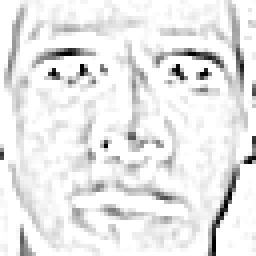
#> input picture Submission/Code/src/tasks/100/100/image-cc-1-8.png, 64 x 64 px, given as the content of the folder E:/projects/workspace/1000/1000, which was not available (shown 4 times larger); the run also reads 2 pictures not shown here
$ python task1_test.py
#> lines starting #> are read from the running program, lines starting #| are printed output that depends on the picture; pictures that were not available may be replaced by others from this repository, and a replacement may not be noted
### Submission/Code/src/tasks/utils/image_reader.py
import logging
import os
from datetime import datetime
from types import GetSetDescriptorType
import cv2
from .image import Image
import re
import concurrent.futures
import time

logger = logging.getLogger(__name__)
logging.basicConfig(filename="logs/logs.log", filemode="w", level=logging.DEBUG, format='%(asctime)s - %(name)s - %(levelname)s - %(message)s', datefmt='%m/%d/%Y %H:%M:%S')

'''
This class is responsible for reading images from disk.

'''
class ImageReader:
    image_filename_regex = r'image-[a-z0-9]*-\d*-\d*.png'

    def __init__(self):
        pass

    def sampleID(self, fileName):
        return(fileName[-5:])

    def get_image(self, folder_path, image_type, subject_id, image_id):
        image_filename = f"image-{image_type}-{subject_id}-{image_id}.png"
        image_filepath = os.path.join(folder_path, image_filename)
        logger.info(f"Reading image at filepath {image_filepath}")
        image_matrix = cv2.imread(image_filepath, cv2.IMREAD_GRAYSCALE)
        if image_matrix is None:
            raise Exception(f"Could not read image with the filepath {image_filepath}")
        image = Image(image_filename, image_matrix, subject_id, image_id, image_type, image_filepath)
        logger.debug(image.__str__())
        return image


    def get_image_util(self, image_metadata):
        folder_path = image_metadata['folder_path']
        image_type = image_metadata['image_type']
        subject_id = image_metadata['subject_id']
        image_id = image_metadata['image_id']
        return self.get_image(folder_path, image_type, subject_id, image_id)

    # [7 lines of commented-out code are left out]

    def parse_image_filename(self, image_filename):
        tokens = image_filename.split('-')
        image_type = tokens[1]
        subject_id = int(tokens[2])
        if ".png" in tokens[3]:
            image_id = int(tokens[3][:-4]) # Remove the .png
        else:
            image_id = tokens[3]
        return image_type, subject_id, image_id

    # [27 lines left out: functions get_images_by_subjects, get_images_by_type, not called in this run]

    # [18 lines of commented-out code are left out]

    def get_all_images_in_folder(self, folder_path,isQuery=False):

#> called with folder_path = 'E:\\projects\\workspace\\1000\\1000', isQuery = False
        logger.info("Reading all the images in the folder.")
        start_time = time.time()
        if isQuery:
            image_filenames = self.get_all_images_filenames_in_query_folder(folder_path)
        else:
            image_filenames = self.get_all_images_filenames_in_folder(folder_path)
        images = []

        with concurrent.futures.ThreadPoolExecutor() as executor:
            futures = []
            for image_filename in image_filenames:
                image_type, subject_id, image_id = self.parse_image_filename(image_filename)
                image_metadata = {
                    'folder_path': folder_path,
                    'image_type': image_type,
                    'subject_id': subject_id,
                    'image_id': image_id
                }
                futures.append(executor.submit(self.get_image_util, image_metadata))
#> this loop made 1 pass
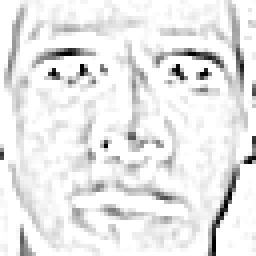
#> input picture Submission/Code/src/tasks/100/100/image-cc-1-8.png, 64 x 64 px, given as the content of the folder E:/projects/workspace/1000/1000, which was not available (shown 4 times larger)
#> after the loop, futures = 1 item


            for index, future in enumerate(futures):
                images.append(future.result())
#> after the loop, images = 1 item

        images = sorted(images, key=lambda image: (image.subject_id, image.image_id))
        print("--- %s seconds ---" % (time.time() - start_time)) # 5.11 seconds before parallelism and 2.11 seconds after parallelism to read 4800 files
        return images

    # [11 lines left out: functions get_all_image_filenames_for_one_type, get_all_image_filenames_for_one_subject, not called in this run]

    #this is for task 3 and 4 where we need to get all images for every type and every subject respectively
    def get_all_images_filenames_in_folder(self, folder_path):
        image_filenames = [image_filename for image_filename in os.listdir(folder_path) if re.search(self.image_filename_regex, image_filename)]
        image_filenames = sorted(image_filenames)
        return image_filenames

# relation between images and  subjects

    #for task 5,6,7
    def get_query_image(self, image_filepath):
        logger.info(f"Reading image at filepath {image_filepath}")
        image_matrix = cv2.imread(image_filepath, cv2.IMREAD_GRAYSCALE)
        if image_matrix is None:
            raise Exception(f"Could not read image with the filepath {image_filepath}")
        image = Image(image_filepath, image_matrix, None, None, None, image_filepath)
        logger.debug(image.__str__())
        return image

    def get_all_images_filenames_in_query_folder(self, folder_path):
        image_filenames = [image_filename for image_filename in os.listdir(folder_path)]
        image_filenames = sorted(image_filenames)
        return image_filenames

    def get_all_query_images_in_folder(self, folder_path):
        logger.info("Reading all the images in the folder.")
        start_time = time.time()

        image_filenames = self.get_all_images_filenames_in_query_folder(folder_path)
        images = []

        with concurrent.futures.ThreadPoolExecutor() as executor:
            futures = []
            for image_filename in image_filenames:
                futures.append(executor.submit(self.get_query_image, os.path.join(folder_path, image_filename)))
            for index, future in enumerate(futures):
                images.append(future.result())

        print("--- %s seconds ---" % (
        time.time() - start_time))  # 5.11 seconds before parallelism and 2.11 seconds after parallelism to read 4800 files
        return images


### Submission/Code/src/tasks/utils/feature_models/hog.py
from skimage import feature

class HistogramOfGradients:
    def __init__(self) -> None:
        pass

    def compute(self, images):
        for image in images:
            image.feature_vector = self.get_hog_fd(image.matrix)

        return images

    def get_hog_fd(self, image_matrix):
        hog_feature_descriptor, hog_image = feature.hog(image_matrix,
            orientations=9,
            pixels_per_cell=(8, 8),
            cells_per_block=(2, 2),
            visualize=True,
            block_norm="L2-Hys",
            feature_vector=True)
        hog_feature_descriptor = hog_feature_descriptor.tolist()
        return hog_feature_descriptor

### Submission/Code/src/tasks/task_helper.py
import sys

from utils.image_reader import ImageReader
import numpy as np

sys.path.append(".")

from utils.feature_models.hog import HistogramOfGradients
from utils.feature_models.elbp import ExtendedLocalBinaryPattern
from utils.feature_models.cm import ColorMoments


from utils.dimensionality_reduction.kmeans import KMeans
from utils.dimensionality_reduction.lda import LatentDirichletAllocation
from utils.dimensionality_reduction.svd import SingularValueDecomposition
from utils.dimensionality_reduction.pca import PrincipalComponentAnalysis
from utils.constants import *

class TaskHelper:
    def __init__(self) -> None:
        pass

    def compute_feature_vectors(self, feature_model, images):
        if feature_model == COLOR_MOMENTS:
            return ColorMoments().compute(images)
        elif feature_model == EXTENDED_LBP:
            return ExtendedLocalBinaryPattern().compute(images)
        elif feature_model == HISTOGRAM_OF_GRADIENTS:
            return HistogramOfGradients().compute(images)
        else:
            raise Exception(f"Unknown feature model - {feature_model}")

    def reduce_dimensions(self, dimensionality_reduction_technique, images, k):
        if dimensionality_reduction_technique == PRINCIPAL_COMPONENT_ANALYSIS:
            return PrincipalComponentAnalysis().compute(images, k)
        elif dimensionality_reduction_technique == SINGULAR_VALUE_DECOMPOSITION:
            return SingularValueDecomposition().compute(images, k)
        elif dimensionality_reduction_technique == LATENT_DIRICHLET_ALLOCATION:
            return LatentDirichletAllocation().compute(images, k)
        elif dimensionality_reduction_technique == KMEANS:
            return KMeans().compute(images, k)
        else:
            raise Exception(
                f"Unknown dimensionality reduction technique - {dimensionality_reduction_technique}")

    # [32 lines left out: functions extract_class_labels, compute_query_feature_vector, not called in this run]

### Submission/Code/src/tasks/utils/image.py
import json

class Image:
    def __init__(self, image_filename, image_matrix, subject_id, image_id, image_type, image_filepath):
        self.filename = image_filename
        self.matrix = image_matrix
        self.subject_id = subject_id
        self.image_id = image_id
        self.image_type = image_type
        self.filepath = image_filepath

    def __str__(self) -> str:
        string_representation = f'Image \nImage filename - {self.filename}\nMatrix\n{self.matrix}\nSubject ID - {self.subject_id}\nImage ID - {self.image_id}\nImage Type - {self.image_type}\n Image Filepath - {self.filepath}'
        return string_representation

    def toJson(self):
        return json.dumps(self, default=lambda o: o.__dict__,
            sort_keys=True, indent=4)

### Submission/Code/src/tasks/utils/feature_vector.py
from re import sub
import numpy as np

class FeatureVector:
    def __init__(self) -> None:
        pass

    def create_dataset_feature_vector(self, images):
        images = sorted(images, key=lambda image: (image.subject_id, image.image_id))
        dataset_feature_vector = []
        for image in images:
            dataset_feature_vector.append(image.feature_vector)
        dataset_feature_vector = np.stack(dataset_feature_vector, axis=0) # 400 x f v_size
        return dataset_feature_vector

    # [46 lines left out: functions create_subjects_feature_vector, create_types_feature_vector, create_subjects_reduced_feature_vector, create_types_reduced_feature_vector, create_images_reduced_feature_vector, not called in this run]

    '''
    This function assumes that the images are sorted by (subject_id, and image_id)
    and the feature_vector array follows the same sorted order. It's the responsibility
    of the caller to provide the two inputs in sorted order.
    '''
    # [4 lines left out: function assign_images_reduced_feature_vector, not called in this run]

### Submission/Code/src/tasks/utils/dimensionality_reduction/pca.py
import re
import numpy as np

from utils.feature_vector import FeatureVector

class PrincipalComponentAnalysis:
    def __init__(self) -> None:
        pass

    # [38 lines left out: functions standardize_dataset_feature_vector, compute_PCA, not called in this run]

    def compute_subject_PCA(self, subjects_similarity_matrix, k):
        subjects_latent_semantics, attributes = self.compute_PCA(subjects_similarity_matrix, k)
        return subjects_latent_semantics, attributes

    def compute_type_PCA(self, typess_similarity_matrix, k):
        types_latent_semantics, attributes = self.compute_PCA(typess_similarity_matrix, k)
        return types_latent_semantics, attributes

    def compute(self, images, k):
        dataset_feature_vector = FeatureVector().create_dataset_feature_vector(images)
        reduced_dataset_feature_vector, attributes = self.compute_PCA(dataset_feature_vector, k)
        images = FeatureVector().assign_images_reduced_feature_vector(images, reduced_dataset_feature_vector)
        return images, attributes

    def compute_reprojection(self, query_image, k_principal_components_eigen_vectors):
        reduced_dataset_feature_vector = np.dot(query_image, k_principal_components_eigen_vectors) # (1, m) * (m, k)
        return reduced_dataset_feature_vector

### Submission/Code/src/tasks/task1_test.py
import random
from os import listdir
from os.path import isfile, join
import numpy  as np
import argparse
import logging
import time
from task_helper import TaskHelper
from utils.image_reader import ImageReader
from scipy.spatial import distance
import sys
import os
import pandas as pd
from utils.output import Output

import networkx

# logger = logging.getLogger(Task1.__name__)
logging.basicConfig(filename="logs/logs.log", filemode="w", level=logging.DEBUG,
                    format='%(asctime)s - %(name)s - %(levelname)s - %(message)s', datefmt='%m/%d/%Y %H:%M:%S')

# if __name__=="main":
mypath="all/"

# Read all images

start_time = time.time()
image_reader = ImageReader()

train_path="E:\\projects\\workspace\\1000\\1000"
# train_path="all/"
# test_path="100/100/"

test_path="E:\\projects\\workspace\\100\\100"

train_images = image_reader.get_all_images_in_folder(train_path)
#> train_images = 1 item
train_images_names = image_reader.get_all_images_filenames_in_folder(train_path)


print("train images name ............. ",len(train_images_names))

train_all_labels = [label.split("-")[1] for label in train_images_names]


print("train label list............. ",len(train_all_labels))
label_list = set()
label_list.update(train_all_labels)
print("label list............. ",len(label_list))


test_files = os.listdir(test_path)

for file in test_files:
    if "test" not in file and "image-" in file:
        splts = file.split(".")
        os.rename(os.path.join(test_path,file),os.path.join(test_path,splts[0]+"-test"+"."+splts[1]))


test_images = image_reader.get_all_query_images_in_folder(test_path)
#> the loop in get_all_query_images_in_folder, `for image_filename in image_filenames:` made 4 passes
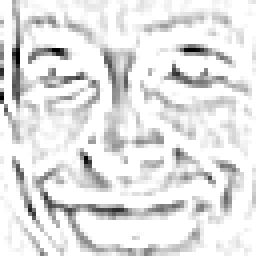
#> input picture Submission/Code/src/tasks/100/100/image-cc-13-4.png, 64 x 64 px, found by its file name (shown 4 times larger)
#> pass 3, in get_query_image (call 3), `image_matrix = cv2.imread(image_filepath, cv2.IMREAD_GRAYSCALE)`:
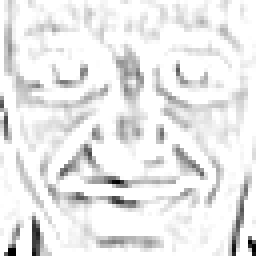
#> image_matrix: shape (64, 64) (shown 4 times larger); min 0, max 255, mean 233.2
#> after the loop in get_all_query_images_in_folder, `for image_filename in image_filenames:`: futures = 4 items
#> the loop in get_all_query_images_in_folder, `for index, future in enumerate(futures):` made 4 passes
#> test_images = 4 items
test_images_names = image_reader.get_all_images_filenames_in_query_folder(test_path)

test_all_labels = [label.split("-")[1] for label in test_images_names]


print(len(test_images))
#| 4

print(len(test_images[2].matrix))
#| 64
# combined_images=[]
# combined_image_names=[]

test_labels_for_train = ["test"]*len(test_all_labels)

combined_images = [*train_images,*test_images]

combined_image_names = [*train_images_names,*test_images_names]

# combined_image_names2 = [*train_images_names,*test_labels_for_train]
combined_labels=[*train_all_labels,*test_all_labels]

print(len(combined_images))
#| 5
print(combined_images[2].matrix)
#> (printed output is left out)

feature_model="HOG"
dimensionality_reduction_technique="PCA"
k=20

task_helper = TaskHelper()
combined_images = task_helper.compute_feature_vectors(
    feature_model,
    combined_images)
#> the loop in compute, `for image in images:` made 5 passes
#> after the loop in compute, `for image in images:`:
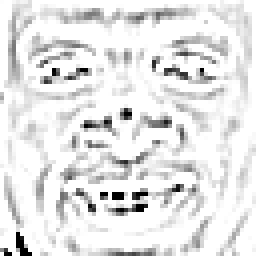
#> image.matrix: shape (64, 64) (shown 4 times larger); min 0, max 255, mean 229.1
#> combined_images = 5 items

print("Features calculated")
combined_images, drt_attributes = task_helper.reduce_dimensions(
    dimensionality_reduction_technique,
    combined_images,
    k)
#> (the run stopped early here; a loop or call above may not have finished)
